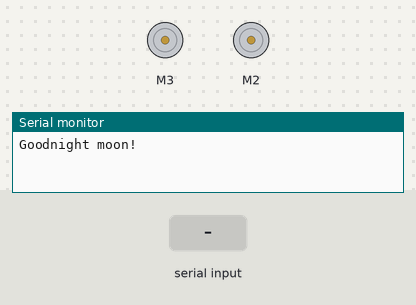
A sketch run on a simulated Arduino Uno, built with avr-gcc and run on an emulated ATmega328P. On the bench: 2 × DC motor (green arrow = forward, orange = backward, longer = faster), the last lines printed to the serial monitor. Inputs (shaded band) come from the test bench.

Above: at 2.2 s.
2.3 s: "b" received over the second serial link
At 3.4 s:
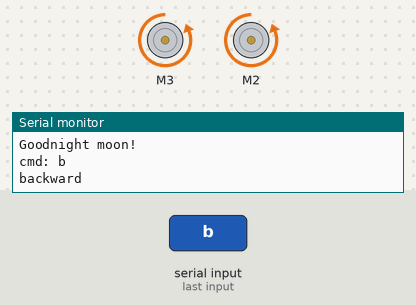
3.8 s: "l" received over the second serial link
At 4.6 s:
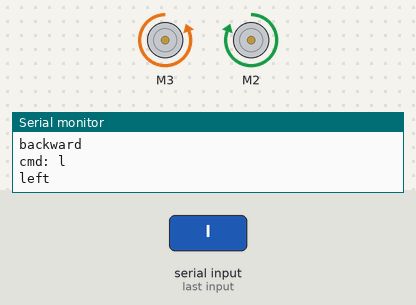
5.3 s: "e" received over the second serial link
At 5.7 s:
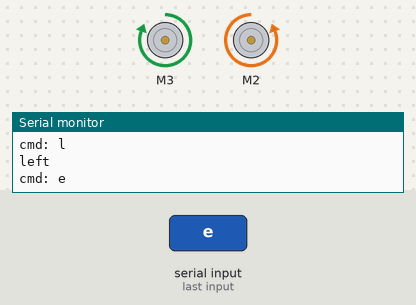
8.3 s: "L" received over the second serial link
At 10.0 s:
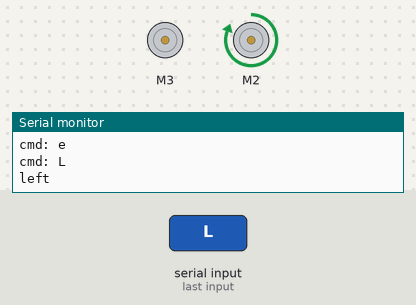
Timing chart, 0 to 11.5 s (numbered marks = the images above; inputs shaded):
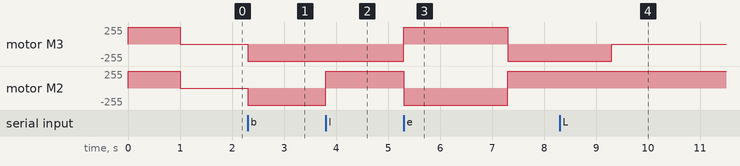

The sketch:

SoftwareSerialExample_Analog.ino
```cpp
#include <SoftwareSerial.h>
#include <AFMotor.h>

const int rxPin = A0;
const int txPin = A1;
SoftwareSerial mySerial(rxPin, txPin); // RX, TX

AF_DCMotor mLeft(3);
AF_DCMotor mRight(2);

void setup() {
  Serial.begin(9600);
  Serial.println("Goodnight moon!");

  pinMode(rxPin, INPUT);
  pinMode(txPin, OUTPUT);
  mySerial.begin(9600);

  mLeft.setSpeed(255);
  mRight.setSpeed(255);
  mLeft.run(FORWARD);
  mRight.run(FORWARD);
  delay(1000);
  mLeft.run(RELEASE);
  mRight.run(RELEASE);

}

void loop() {
  if (mySerial.available()) {
    char command = mySerial.read();

    Serial.print("cmd: ");
    Serial.println(command);

    if (command == 'f' || command == 'F') {
      Serial.println("forward");
      mLeft.setSpeed(255);
      mRight.setSpeed(255);
      mLeft.run(FORWARD);
      mRight.run(FORWARD);

    } else if (command == 'b' || command == 'B') {
      Serial.println("backward");
      mLeft.setSpeed(255);
      mRight.setSpeed(255);
      mLeft.run(BACKWARD);
      mRight.run(BACKWARD);

    } else if (command == 'l' || command == 'L') {
      Serial.println("left");
      mRight.setSpeed(255);
      mRight.run(FORWARD);

    } else if (command == 'r' || command == 'R' ) {
      Serial.println("right");
      mLeft.setSpeed(255);
      mLeft.run(FORWARD);

    } else if (command == 'e' || command == 'E' ) {

      mRight.setSpeed(255);
      mRight.run(BACKWARD);
      mLeft.setSpeed(255);
      mLeft.run(FORWARD);
      delay(2000);
      mRight.setSpeed(255);
      mRight.run(FORWARD);
      mLeft.setSpeed(255);
      mLeft.run(BACKWARD);
      delay(2000);
      mLeft.setSpeed(0);
      mRight.setSpeed(0);

    } else if (command == 'm' || command == 'M' ) {

      mRight.setSpeed(255);
      mRight.run(FORWARD);
      mLeft.setSpeed(255);
      mLeft.run(FORWARD);
      delay(500);
      mRight.setSpeed(255);
      mRight.run(BACKWARD);
      mLeft.setSpeed(255);
      mLeft.run(BACKWARD);
      delay(500);
      mLeft.setSpeed(0);
      mRight.setSpeed(0);

    } else if (command == 'w' || command == 'W' ) {

      for (int i = 0; i<5; i++) {
        mRight.setSpeed(255);
        mRight.run(BACKWARD);
        mLeft.setSpeed(255);
        mLeft.run(FORWARD);
        delay(100);
        mRight.setSpeed(255);
        mRight.run(FORWARD);
        mLeft.setSpeed(255);
        mLeft.run(BACKWARD);
        delay(100);
      }
      mLeft.setSpeed(0);
      mRight.setSpeed(0);


    } else if (command == '0' || command == 'O' || command == 's' || command == 'S' ) {
      Serial.println("stop");
      // Stop
      mLeft.setSpeed(0);
      mRight.setSpeed(0);
    }
  }

}
```

Measured:
- after the input at 2.3 s, motor M3, motor M2: stopped → backward 255/255 at once
- after the input at 3.8 s, motor M2: backward 255/255 → forward 255/255 at once
- after the input at 5.3 s, motor M3: backward 255/255 → forward 255/255 at once, → backward 255/255 2.0 s later; motor M2: forward 255/255 → backward 255/255 at once, → forward 255/255 2.0 s later
- after the input at 8.3 s, motor M2: stays forward 255/255 (without the input it goes to stopped after 1.0 s)
